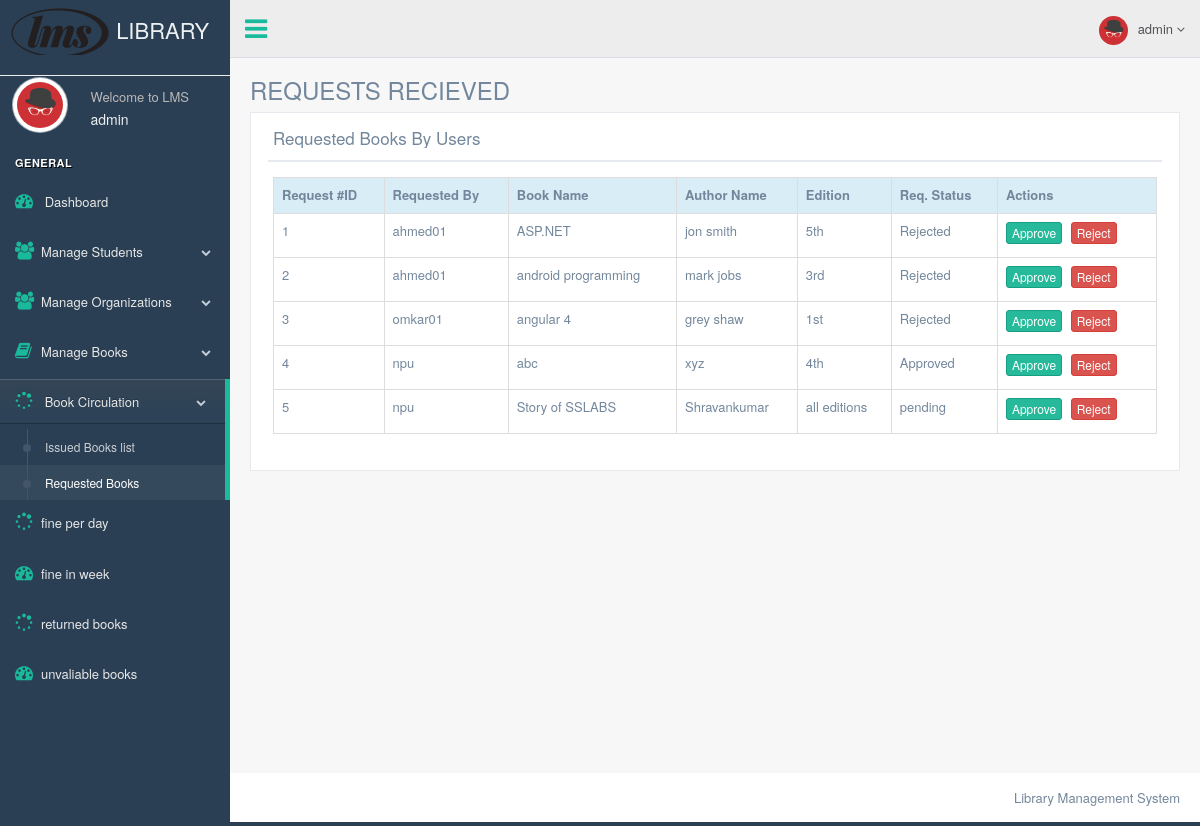
/librarian/all_requested_books.php (signed in), run on the app's committed database.
### tables this page shows
CREATE TABLE `suggest_books` (
  `id` int(8) NOT NULL,
  `suggest_by` varchar(64) NOT NULL,
  `book_name` varchar(128) NOT NULL,
  `author_name` varchar(128) NOT NULL,
  `edition` varchar(32) NOT NULL,
  `status` varchar(32) NOT NULL
);

### librarian/all_requested_books.php (the view, shortened to what this page needs)
<?php
    include "header.php";
?>
        <div class="right_col" role="main">
            <div class="">
                <div class="page-title">
                    <div class="title_left">
                        <h3>REQUESTS RECIEVED</h3>
                    </div>
                </div>
                <div class="clearfix"></div>
                <div class="row" style="min-height:500px">
                    <div class="col-md-12 col-sm-12 col-xs-12">
                        <div class="x_panel">
                            <div class="x_title">
                                <h2>Requested Books By Users</h2>
                                <div class="clearfix"></div>
                            </div>
                            <div class="x_content">
                                <table class="table table-bordered">
                                    <tr class="bg-info">
                                        <th> Request #ID</th>
                                        <th> Requested By </th>
                                        <th> Book Name </th>
                                        <th> Author Name </th>
                                        <th> Edition </th>
                                        <th> Req. Status </th>
                                        <th> Actions </th>
                                    </tr>
                                    <?php
                                        $res = mysqli_query($db_connect, "SELECT * FROM suggest_books");
                                        while($row = mysqli_fetch_array($res)){
                                            echo "<tr>";
                                            echo "<td>". $row["id"] . "</td>";
                                            echo "<td>". $row["suggest_by"] . "</td>";
                                            echo "<td>". $row["book_name"] . "</td>";
                                            echo "<td>". $row["author_name"] . "</td>";
                                            echo "<td>". $row["edition"] . "</td>";
                                            echo "<td>". $row["status"]."</td>";
                                            echo "<td>";
                                            ?>
                                                <a href="approve_request.php?id=<?php echo $row["id"]; ?>">
                                                    <button class="btn btn-success btn-xs">Approve</button>
                                                </a>
                                                <a href="reject_request.php?id=<?php echo $row["id"]; ?>">
                                                    <button class="btn btn-danger btn-xs">Reject</button>
                                                </a>
                                            <?php
                                        echo "</td>";
                                            echo "</tr>";
                                        }
                                    ?>
                                </table>
                            </div>
                        </div>
                    </div>
                </div>
            </div>
        </div>
<?php
    include "footer.php";
?>

### data on the page
suggest_books: id "1", suggest_by "ahmed01", book_name "ASP.NET", author_name "jon smith", edition "5th", status "Rejected"
suggest_books: id "2", suggest_by "ahmed01", book_name "android programming", author_name "mark jobs", edition "3rd", status "Rejected"
suggest_books: id "3", suggest_by "omkar01", book_name "angular 4", author_name "grey shaw", edition "1st", status "Rejected"
suggest_books: id "4", suggest_by "npu", book_name "abc", author_name "xyz", edition "4th", status "Approved"
suggest_books: id "5", suggest_by "npu", book_name "Story of SSLABS", author_name "Shravankumar", edition "all editions", status "pending"

### other printed values
$_SESSION["librarian"] "admin"
